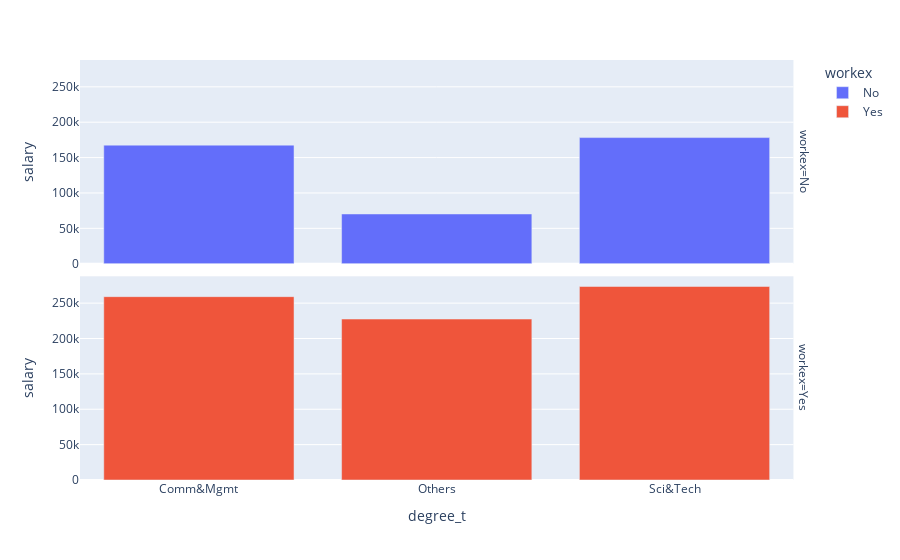

Write notebook code for a chart like this one.
### Code cell
px.bar(recruit_groupby2, x='degree_t', y='salary', facet_row='workex', color='workex')

### Figure 1 — Plotly figure (JSON) as saved in the notebook; plotly's stock layout.template omitted (floating-point values rounded to 4 significant figures)
{"data": [{"hovertemplate": "workex=No<br>degree_t=%{x}<br>salary=%{y}<extra></extra>", "legendgroup": "No", "marker": {"color": "#636efa", "pattern": {"shape": ""}}, "name": "No", "orientation": "v", "showlegend": true, "textposition": "auto", "type": "bar", "x": ["Comm&Mgmt", "Others", "Sci&Tech"], "xaxis": "x2", "y": [167600.0, 70290.0, 178300.0], "yaxis": "y2"}, {"hovertemplate": "workex=Yes<br>degree_t=%{x}<br>salary=%{y}<extra></extra>", "legendgroup": "Yes", "marker": {"color": "#EF553B", "pattern": {"shape": ""}}, "name": "Yes", "orientation": "v", "showlegend": true, "textposition": "auto", "type": "bar", "x": ["Comm&Mgmt", "Others", "Sci&Tech"], "xaxis": "x", "y": [259100.0, 227500.0, 273500.0], "yaxis": "y"}], "layout": {"annotations": [{"font": {}, "showarrow": false, "text": "workex=Yes", "textangle": 90, "x": 0.98, "xanchor": "left", "xref": "paper", "y": 0.2425, "yanchor": "middle", "yref": "paper"}, {"font": {}, "showarrow": false, "text": "workex=No", "textangle": 90, "x": 0.98, "xanchor": "left", "xref": "paper", "y": 0.7575, "yanchor": "middle", "yref": "paper"}], "barmode": "relative", "legend": {"title": {"text": "workex"}, "tracegroupgap": 0}, "margin": {"t": 60}, "xaxis": {"anchor": "y", "domain": [0, 0.98], "title": {"text": "degree_t"}}, "xaxis2": {"anchor": "y2", "domain": [0, 0.98], "matches": "x", "showticklabels": false}, "yaxis": {"anchor": "x", "domain": [0, 0.485], "title": {"text": "salary"}}, "yaxis2": {"anchor": "x2", "domain": [0.515, 1], "matches": "y", "title": {"text": "salary"}}}}
